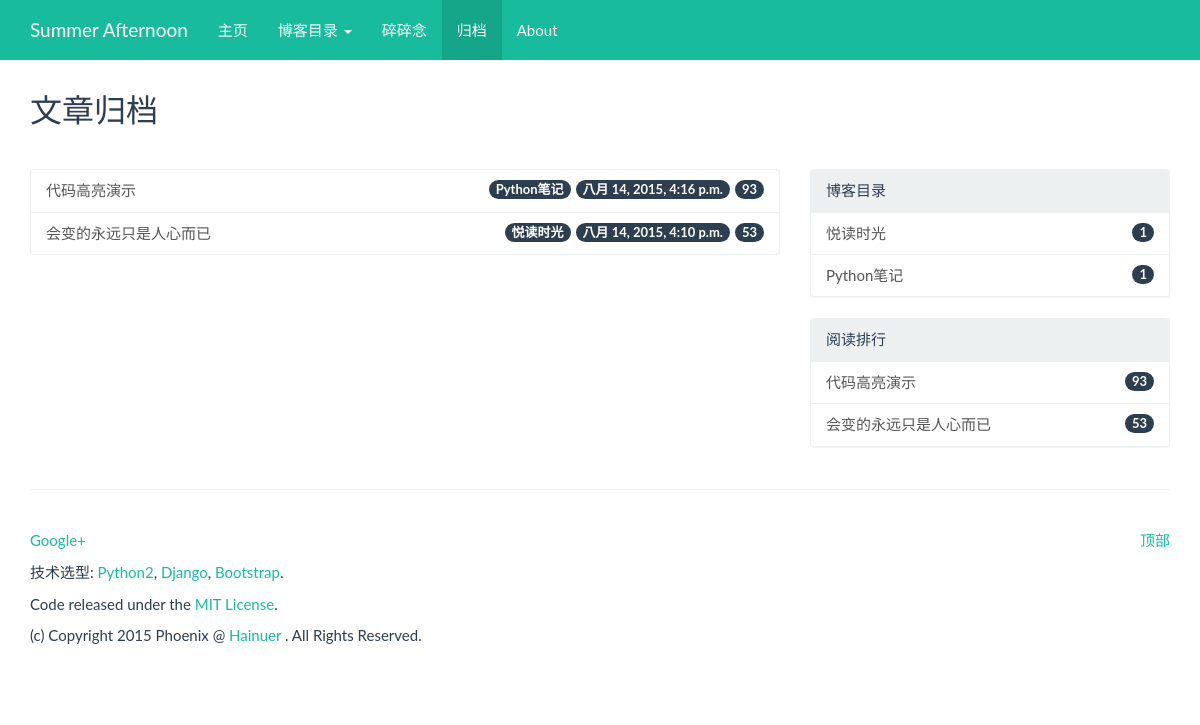
The page /duome/archive/ on the database as committed earlier.
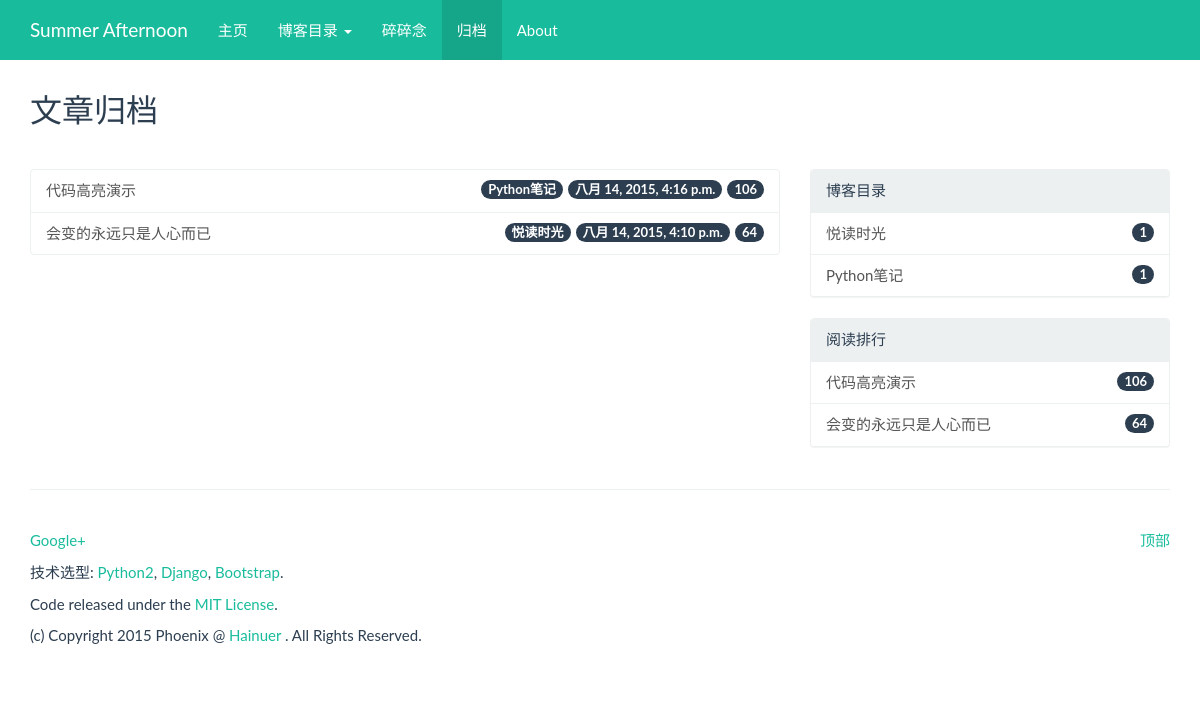
The same page on the database as committed later.
### duome/models.py (models this page shows, shortened)
class Article(models.Model):
    category = models.ForeignKey(Category)
    title    = models.CharField(max_length=256)
    tags     = models.CharField(max_length=128, blank=True, help_text='请使用空格将标签分隔开')
    content  = models.TextField(verbose_name = '')
    pub_date = models.DateTimeField(default=timezone.now)
    views    = models.IntegerField(default=0)
    breviary = models.TextField(max_length=128, blank=True, verbose_name='')
    uuid = models.CharField(max_length=36)
    def was_published_recently(self):
        return self.pub_date >= timezone.now() - datetime.timedelta(days=1)
    was_published_recently.admin_order_field = 'pub_date'
    was_published_recently.boolean = True
    was_published_recently.short_description = 'Published recently ?'

class Category(models.Model):
    name = models.CharField(max_length=128, unique=True)
    simple_name = models.CharField(max_length=128, blank=True, unique=True)
    views = models.IntegerField(default=0)

### duome/views.py (the view)
def archive(request):
    categories = Category.objects.all()
    for idx in range(0, len(categories)):
         categories[idx].nums = len(Article.objects.filter(category=categories[idx]))
    top_articles = Article.objects.all().order_by('-views')[:10]
    articles = Article.objects.all().order_by('-pub_date')
    ctx_dict = {
        'categories': categories,
        'title': '文章归档',
        'activate_menu': '8',
        'articles': articles,
        'top_articles': top_articles,
    }
    return render(request, 'duome/archive.html', ctx_dict)

### templates/duome/archive.html (shortened to what this page needs)
{% extends 'duome_base.html' %}
{% block main_body %}
<div class="row">
	<div class="col-lg-12">
		<div class="page-header">
			<h2>文章归档</h2>
		</div>
	</div>
</div>
{% if articles %}
<div class="row">
	<div class="col-lg-8">
		<div class="list-group">
			{% for article in articles %}
			<a href="{% url 'duome:post' article.uuid %}" class="list-group-item">
				<span class="badge">{{ article.views }}</span>
				<span class="badge">{{ article.pub_date }}</span>
				<span class="badge">{{ article.category.name }}</span>
				{{ article.title }}
			</a>
			{% endfor %}
		</div>
	</div>
		<div class="col-lg-4">
		<div class="panel panel-default">
  			<div class="panel-heading">博客目录</div>
			<div class="list-group">
				{% if categories %}
				{% for category in categories %}
				<a href="{% url 'duome:category' category.simple_name %}" class="list-group-item">
					<span class="badge">{{ category.nums }}</span>
					{{ category.name }}
				</a>
				{% endfor %}
				{% else %}
				<a href="#" class="list-group-item">
					<span class="badge">0</span>
					<h4 class="list-group-item-heading">对不起, 博客目录为空. 请前往管理中心添加吧!</h4>
					<p class="list-group-item-text">Soory, There isn't Blog can load.</p>
				</a>
				{% endif %}
			</div>
		</div>
		<div class="panel panel-default">
  			<div class="panel-heading">阅读排行</div>
			<div class="list-group">
				{% if top_articles %}
				{% for article in top_articles %}
				<a href="{% url 'duome:post' article.uuid %}" class="list-group-item">
					<span class="badge">{{ article.views }}</span>
					{{ article.title }}
				</a>
				{% endfor %}
				{% else %}
				<a href="#" class="list-group-item">
					<span class="badge">0</span>
					<h4 class="list-group-item-heading">对不起, 当前站点还没有发布过博客. 请前往管理中心添加吧!</h4>
					<p class="list-group-item-text">Soory, There isn't Blog can load.</p>
				</a>
				{% endif %}
			</div>
		</div>
	</div>
</div>
{% endif %}
{% endblock %}

Rows that differ between the two databases and show on the page:
changed Article "代码高亮演示": views "93" → "106"
changed Article "会变的永远只是人心而已": views "53" → "64"
